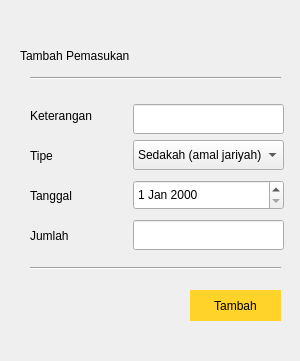
<?xml version="1.0" encoding="UTF-8"?>
<ui version="4.0">
 <class>Dialog</class>
 <widget class="QDialog" name="Dialog">
  <property name="geometry">
   <rect>
    <x>0</x>
    <y>0</y>
    <width>300</width>
    <height>361</height>
   </rect>
  </property>
  <property name="windowTitle">
   <string>Dialog</string>
  </property>
  <widget class="QLabel" name="label_5">
   <property name="geometry">
    <rect>
     <x>20</x>
     <y>40</y>
     <width>201</width>
     <height>31</height>
    </rect>
   </property>
   <property name="styleSheet">
    <string notr="true">font: 75 16pt &quot;MS Shell Dlg 2&quot;;</string>
   </property>
   <property name="text">
    <string>Tambah Pemasukan</string>
   </property>
  </widget>
  <widget class="QLineEdit" name="lineEdit_2">
   <property name="geometry">
    <rect>
     <x>133</x>
     <y>220</y>
     <width>151</width>
     <height>30</height>
    </rect>
   </property>
  </widget>
  <widget class="QLabel" name="label">
   <property name="geometry">
    <rect>
     <x>30</x>
     <y>100</y>
     <width>79</width>
     <height>31</height>
    </rect>
   </property>
   <property name="styleSheet">
    <string notr="true">font: 75 12pt &quot;MS Shell Dlg 2&quot;;</string>
   </property>
   <property name="text">
    <string>Keterangan</string>
   </property>
  </widget>
  <widget class="QDateEdit" name="dateEdit">
   <property name="geometry">
    <rect>
     <x>133</x>
     <y>180</y>
     <width>151</width>
     <height>30</height>
    </rect>
   </property>
  </widget>
  <widget class="QLabel" name="label_3">
   <property name="geometry">
    <rect>
     <x>30</x>
     <y>180</y>
     <width>91</width>
     <height>31</height>
    </rect>
   </property>
   <property name="styleSheet">
    <string notr="true">font: 75 12pt &quot;MS Shell Dlg 2&quot;;</string>
   </property>
   <property name="text">
    <string>Tanggal</string>
   </property>
  </widget>
  <widget class="QLabel" name="label_2">
   <property name="geometry">
    <rect>
     <x>30</x>
     <y>140</y>
     <width>101</width>
     <height>31</height>
    </rect>
   </property>
   <property name="styleSheet">
    <string notr="true">font: 75 12pt &quot;MS Shell Dlg 2&quot;;</string>
   </property>
   <property name="text">
    <string>Tipe</string>
   </property>
  </widget>
  <widget class="QLabel" name="label_4">
   <property name="geometry">
    <rect>
     <x>30</x>
     <y>220</y>
     <width>91</width>
     <height>31</height>
    </rect>
   </property>
   <property name="styleSheet">
    <string notr="true">font: 75 12pt &quot;MS Shell Dlg 2&quot;;</string>
   </property>
   <property name="text">
    <string>Jumlah</string>
   </property>
  </widget>
  <widget class="QLineEdit" name="lineEdit">
   <property name="geometry">
    <rect>
     <x>133</x>
     <y>104</y>
     <width>151</width>
     <height>30</height>
    </rect>
   </property>
  </widget>
  <widget class="QComboBox" name="comboBox">
   <property name="geometry">
    <rect>
     <x>133</x>
     <y>140</y>
     <width>151</width>
     <height>30</height>
    </rect>
   </property>
   <item>
    <property name="text">
     <string>Sedakah (amal jariyah)</string>
    </property>
   </item>
   <item>
    <property name="text">
     <string>Sumbangan / Donasi</string>
    </property>
   </item>
   <item>
    <property name="text">
     <string>Bantuan Pemerintah</string>
    </property>
   </item>
   <item>
    <property name="text">
     <string>Iuran</string>
    </property>
   </item>
   <item>
    <property name="text">
     <string>Infaq</string>
    </property>
   </item>
  </widget>
  <widget class="Line" name="line">
   <property name="geometry">
    <rect>
     <x>30</x>
     <y>70</y>
     <width>251</width>
     <height>16</height>
    </rect>
   </property>
   <property name="styleSheet">
    <string notr="true">borde-top:5px solid black;</string>
   </property>
   <property name="orientation">
    <enum>Qt::Horizontal</enum>
   </property>
  </widget>
  <widget class="QPushButton" name="pushButton">
   <property name="geometry">
    <rect>
     <x>190</x>
     <y>290</y>
     <width>91</width>
     <height>31</height>
    </rect>
   </property>
   <property name="styleSheet">
    <string notr="true">background: #ffd32a;
color: rgb(0, 0, 0);

border-radius: 30px;
font: 10pt &quot;MS Shell Dlg 2&quot;;</string>
   </property>
   <property name="text">
    <string>Tambah</string>
   </property>
  </widget>
  <widget class="Line" name="line_2">
   <property name="geometry">
    <rect>
     <x>30</x>
     <y>260</y>
     <width>251</width>
     <height>16</height>
    </rect>
   </property>
   <property name="orientation">
    <enum>Qt::Horizontal</enum>
   </property>
  </widget>
 </widget>
 <resources/>
 <connections/>
</ui>
